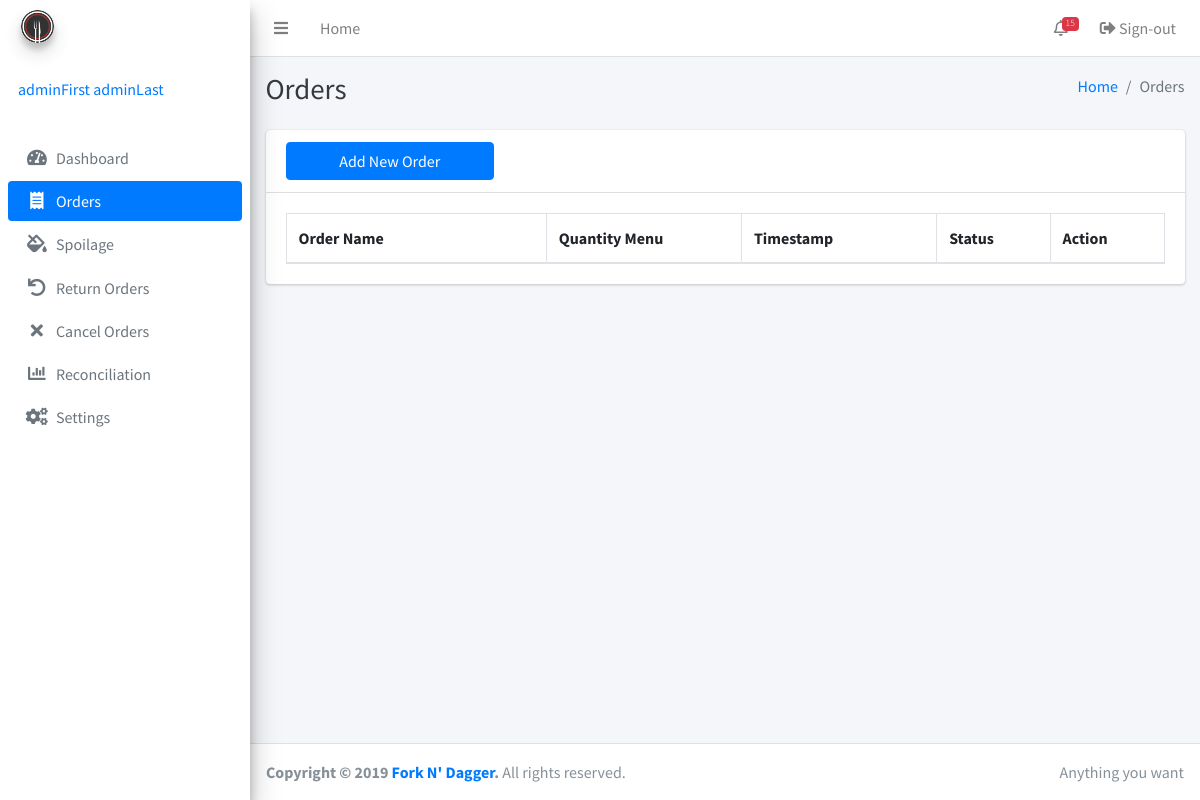
Before: /order.php (signed in) with the older database file.
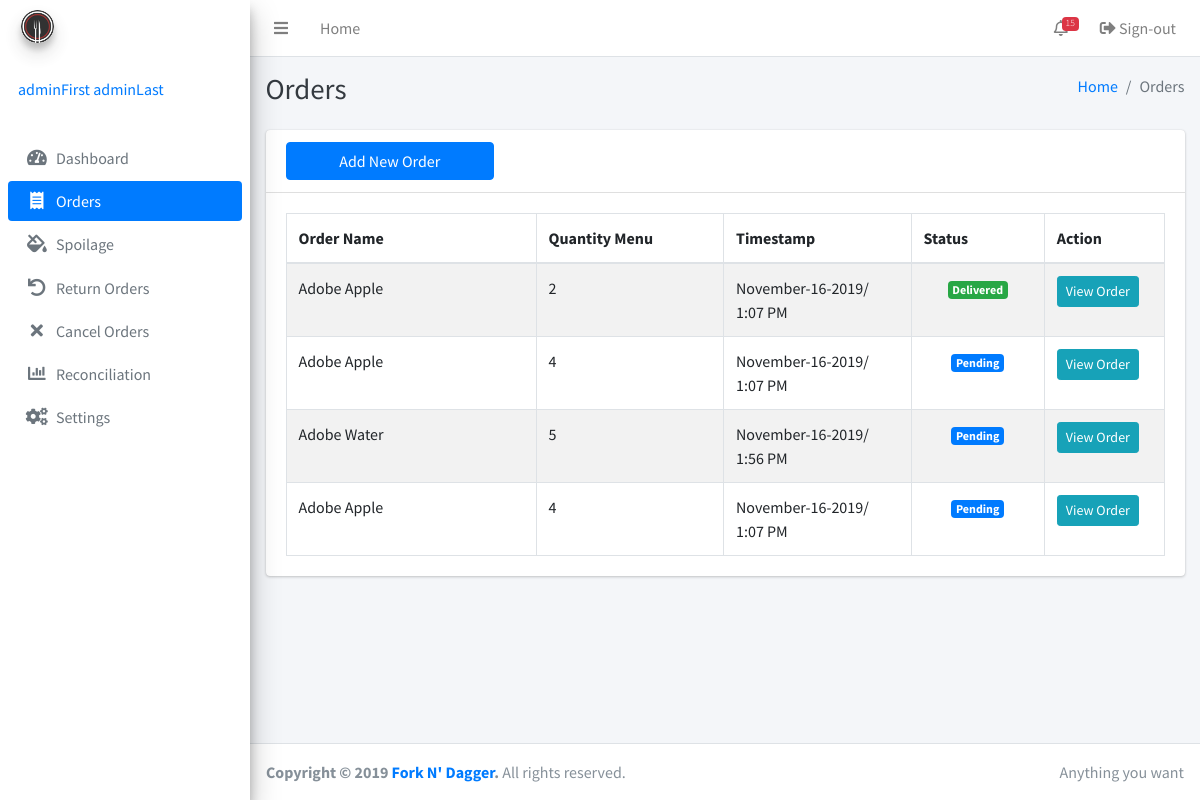
After: the same page with the newer database file.
### tables this page shows
CREATE TABLE IF NOT EXISTS `orders` (
  `order_id` bigint(255) NOT NULL,
  `qtyMenu` bigint(255) DEFAULT NULL,
  `menu_id` bigint(255) DEFAULT NULL,
  `timestamp` timestamp(6) NULL DEFAULT NULL,
  `status` enum('Pending','Canceled','Returned','Delivered') DEFAULT NULL,
  `lastUpdatedStatus` timestamp(6) NULL DEFAULT NULL,
  `adminID` int(255) NOT NULL,
  PRIMARY KEY (`order_id`)
);

CREATE TABLE IF NOT EXISTS `menu` (
  `id` bigint(255) NOT NULL AUTO_INCREMENT,
  `name` varchar(255) NOT NULL,
  `description` varchar(255) NOT NULL,
  `timestamp` timestamp(6) NOT NULL,
  `adminID` int(255) NOT NULL,
  PRIMARY KEY (`id`)
);

### order.php (the view, shortened to what this page needs)
<?php include 'inc/session.php'; ?>
<?php include 'inc/header.php'; ?>
<body class="hold-transition sidebar-mini">
<div class="wrapper">
<?php
include 'inc/navbar.php'; ?>
  <div class="content-wrapper">
    <div class="content-header">
      <div class="container-fluid">
        <div class="row mb-2">
          <div class="col-sm-6">
            <h1 class="m-0 text-dark">Orders</h1>
          </div>
          <div class="col-sm-6">
            <ol class="breadcrumb float-sm-right">
              <li class="breadcrumb-item"><a href="index.php">Home</a></li>
              <li class="breadcrumb-item active">Orders</li>
            </ol>
          </div>
        </div>
      </div>
    </div>
    <div class="content">
      <div class="container">
        <div class="row">
          <div class="col-12">
            <div class="card">
              <div class="card-header">
                <div class="row">
                  <div class="col-3">
                  <button type="button" class="btn btn-block btn-primary" data-toggle="modal" data-target="#item">Add New Order</button>
                  </div>
                </div>
              </div>
              <div class="card-body">
                <table class="table table-bordered table-striped display">
                  <thead>
                  <tr>
                    <th width="160">Order Name</th>
                    <th width="120">Quantity Menu</th>
                    <th width="120">Timestamp</th>
                    <th width="50">Status</th>
                    <th width="50">Action</th>
                  </tr>
                  </thead>
                  <tbody>
                  <?php
                  $getAllOrders = mysqli_query($conn, "SELECT * FROM `orders` JOIN `menu` ON id=menu_id");
                  while($row = mysqli_fetch_assoc($getAllOrders)) {
                     if ($row['status'] == 'Pending'){
                        $color = 'primary';
                      } elseif ($row['status'] == 'Canceled'){
                        $color = 'danger';
                        $orderstatus = 'hidden';
                      } elseif ($row['status'] == 'Returned'){
                        $color = 'warning';
                        $orderstatus = 'hidden';
                      } else {
                        $color = 'success';
                      }
                  ?>
                    <tr>
                      <td><?php echo ucwords($row['name']); ?></td>
                      <td><?php echo $row['qtyMenu']; ?></td>
                      <td><?php echo date('F-j-Y/ g:i A',strtotime($row['timestamp']));  ?></td>
                      <td class="text-center"><span class="badge bg-<?php echo $color; ?>"><?php echo $row['status']; ?></span></td>
                      <td>
                        <button type="button" class="btn btn-info btn-sm m-0" data-toggle="modal" data-target="#viewOrder<?php echo $row['order_id'] ?>">View Order</button>
                      </td>
                    </tr>
                  <?php
                  }
                  ?>
                  </tbody>
                </table>
              </div>
            </div>
          </div>
        </div>
      </div>
  </div>
</div>
  <?php include 'inc/footer.php'; ?>
</div>
</body>
</html>

Changed rows visible on the page:
added orders: menu.name "Adobe Apple", qtyMenu "2", menu.timestamp "November-16-2019/ 1:07 PM", status "Delivered"
added orders: menu.name "Adobe Apple", qtyMenu "4", menu.timestamp "November-16-2019/ 1:07 PM", status "Pending"
added orders: menu.name "Adobe Water", qtyMenu "5", menu.timestamp "November-16-2019/ 1:56 PM", status "Pending"
added orders: menu.name "Adobe Apple", qtyMenu "4", menu.timestamp "November-16-2019/ 1:07 PM", status "Pending"
